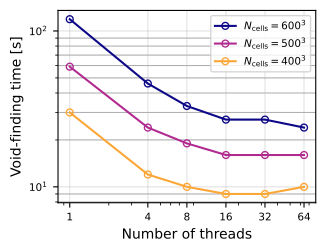

Python code for this plot:
import numpy as np
import matplotlib.pyplot as plt
from matplotlib.ticker import FormatStrFormatter

fs = 10  # fontsize
ms = 5  # markersize
lw = 1.5  # linewidth

# load evaluation times
times = np.load("timings.npy")
ngrid = [400, 500, 600]
nthreads = times[0,0]

cmap = plt.get_cmap("plasma")
colors = cmap(np.linspace(0., 0.8, len(ngrid)))

# plot evaluation times against number of threads
fig, ax = plt.subplots(1, figsize=(10/3,2.5))
for (i,t) in enumerate(times[::-1]):
    ax.plot(*t, label=f'$N_\mathrm{{cells}}={ngrid[::-1][i]}^3$', 
            lw=lw, color=colors[i],
            marker='o', markersize=ms, markerfacecolor='none')
ax.set_ylabel("Void-finding time [s]", fontsize=fs)
ax.set_xlabel("Number of threads", fontsize=fs)
ax.legend(fontsize=fs * 3/4)
ax.set_yscale('log')
ax.set_xscale('log')
ax.set_xticks(nthreads)
ax.set_xticklabels([str(n) for n in nthreads])
ax.tick_params(axis='both', which='major', labelsize=fs * 3/4)
ax.tick_params(axis='both', which='minor', labelsize=fs * 3/4)
ax.yaxis.grid(True, which='minor')
ax.grid(lw=1., alpha=0.3)

plt.savefig("Figure6.pdf", bbox_inches="tight")
plt.show()
